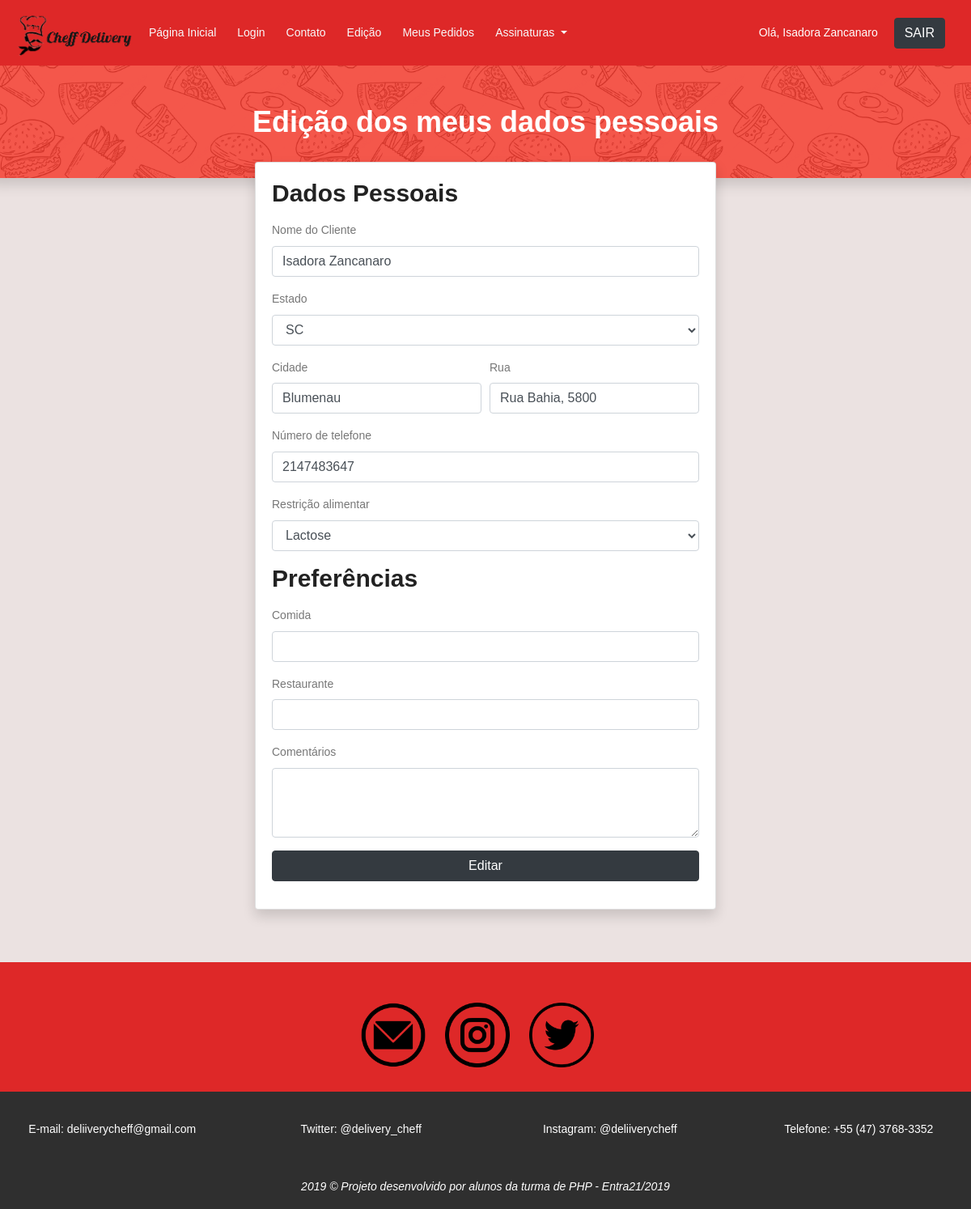
The page /edicaoCliente.php?id=1044 (signed in) on the database its author committed.
### tables this page shows
CREATE TABLE `clientes` (
  `id` int(10) NOT NULL,
  `nome_cliente` varchar(255) NOT NULL,
  `estado` varchar(255) NOT NULL,
  `cidade` varchar(255) NOT NULL,
  `rua` varchar(255) NOT NULL,
  `numero_telefone` int(10) NOT NULL,
  `restricao_alimentar` varchar(255) NOT NULL,
  `comentarios` varchar(255) NOT NULL,
  `saldo_cafe` int(11) NOT NULL,
  `saldo_almoco` int(11) NOT NULL,
  `saldo_janta` int(11) NOT NULL
);

### classes/site.class.php (called while the page is built, shortened)
<?php
class Site {
	public function AbrirConexao() {
		$this->con = mysqli_connect(self::HOST, self::USER, self::PASS, self::DB);
	}
	public static function Navbar() {
		require_once "include/navbar.php";
	}
}
?>

### backends/edicaoCliente.php (called while the page is built, shortened)
<?php
require_once"classes/site.class.php";
$obj = new Site();
if (isset($_GET['id'])) {
	$id = $_GET['id'];
}
if (isset($id)) {
	$sql = "SELECT * FROM clientes WHERE id = $id";
	$queryClientes = mysqli_query($obj->con, $sql);
	$resultadoCliente = mysqli_fetch_array($queryClientes);
}
?>

### edicaoCliente.php (the view, shortened to what this page needs)
<?php
require_once"backends/edicaoCliente.php";
?>
<!DOCTYPE html>
<html lang="pt-br">
<head>
  <link rel="stylesheet" href="https://stackpath.bootstrapcdn.com/bootstrap/4.3.1/css/bootstrap.min.css">
  <link rel="stylesheet" type="text/css" href="media/css/estilos.css">
  <link rel="stylesheet" href="media/css/main.css">
</head>
<body style="background-color: rgb(235, 226, 225);">
  <?php
  require_once "header.php";
  ?>
  <div class="row">
    <div class="shadow" style="  background-color: #f2392c;
    background-image: url('media/images/food-pattern.png');
    min-height: 100px;
    min-width: 100%;
    background-size: 30%;
    background-position: center 1050px;" >
    <div class="text-center my-5">
      <h1 class="text-white mb-5">Edição dos meus dados pessoais </h1>
    </div>
  </div>
</div>
<div class="col-10 col-md-6 mt-5 offset-md-3 offset-1" style="margin-top: -20px !important;">
  <div class="card shadow">
    <div class="card-body" >
      <form method="post" action="">
        <h2><strong>Dados Pessoais</strong></h2>
        <div class="form-group mt-3">
          <label for="nome_cliente"><strong>Nome do Cliente</strong></label>
          <input type="text" class="form-control" id="nome_cliente" name="nome_cliente" value="<?=$resultadoCliente['nome_cliente']?>">
        </div>
        <div class="form-group">
          <label for="estado_cliente" ><strong>Estado</strong></label>
          <select id="estado_cliente" class="form-control" name="estado" value="<?=$resultadoCliente['estado']?>">
            <option selected>SC</option>
          </select>
        </div>
        <div class="form-row">
          <div class="form-group col-md-6">
            <label for="cidade_cliente"><strong>Cidade</strong></label>
            <input type="text" class="form-control" id="cidade_cliente" placeholder="Ex: Gaspar" name="cidade" value="<?=$resultadoCliente['cidade']?>">
          </div>
          <div class="form-group col-sm-6">
            <label for="rua_cliente"><strong>Rua</strong></label>
            <input type="text" class="form-control" id="rua_cliente" placeholder="Ex: Rua Sábia 179" name="rua" value="<?=$resultadoCliente['rua']?>">
          </div>
          <div class="form-group col-sm-6 col-md-12">
            <label for="telefone_cliente"><strong>Número de telefone</strong></label>
            <input type="text" class="form-control" id="telefone_cliente" name="numero_telefone" value="<?=$resultadoCliente['numero_telefone']?>">
          </div>
          <div class="form-group col-md-12">
            <label for="restricao"><strong>Restrição alimentar</strong></label>
            <select id="restricao" class="form-control" name="restricao_alimentar" value="<?=$resultadoCliente['restricao_alimentar']?>">
              <option value="lactose" <?= ($resultadoCliente['restricao_alimentar']=="lactose") ? 'selected' : ''?>>Lactose</option>
            </select>
          </div>
        </div>
        <h2><strong>Preferências</strong></h2>
        <div class="form-group mt-3">
          <label for="comida_cliente"><strong>Comida</strong></label>
          <input type="text" class="form-control" id="comida_cliente" name="preferencia_comida" value="<?=$resultadoCliente['preferencia_comida']?>">
        </div>
        <div class="form-group">
          <label for="restaurante_cliente"><strong>Restaurante</strong></label>
          <input type="text" class="form-control" id="restaurante_cliente" name="preferencia_restaurante" value="<?=$resultadoCliente['preferencia_restaurante']?>">
        </div>
        <div class="form-group">
          <label for="comentarios"><strong>Comentários</strong></label>
          <textarea class="form-control" id="comentarios" rows="3" name="comentarios"></textarea>
        </div>
        <?php if (empty($disabled)) { ?>
          <button type="submit" class="btn btn-dark col-md-12" name="btnEditar">Editar</button>
        <?php } ?>
      </form>
    </div>
  </div>
</div>
<?php
require_once"footer.php";
?>
</body>
</html>

### media/css/estilos.css (style rules this page uses)
* { font-family: arial; }

### media/css/main.css (style rules this page uses)
body { color:#777;font-family:"Poppins",sans-serif;font-size:14px;font-weight:300;line-height:1.625em;position:relative }
select { display:block }
h1,h2,h3,h4,h5,h6 { font-family:"Poppins",sans-serif;color:#222;line-height:1.2em !important;margin-bottom:0;margin-top:0;font-weight:600 }
h1,.h1 { font-size:36px }
h2,.h2 { font-size:30px }
.mb-5 { margin-bottom:5px }
.text-white { color:#fff }
.text-center { text-align:center }
h1 { font-size:36px }
h2 { font-size:30px }
h1,h2,h3,h4,h5,h6 { line-height:1.5em }

### rows shown on the page
clientes: nome_cliente "Isadora Zancanaro", estado "SC", cidade "Blumenau", rua "Rua Bahia, 5800", numero_telefone "2147483647", restricao_alimentar "Lactose"

### other values the page prints
$_SESSION['nome_usuario'] "Isadora Zancanaro"
